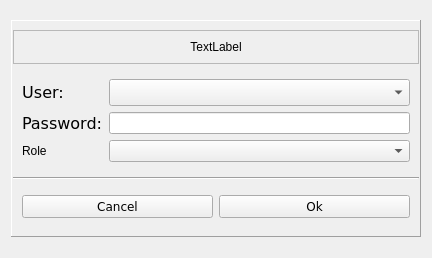
<?xml version="1.0" encoding="UTF-8"?>
<ui version="4.0">
 <class>Form</class>
 <widget class="QWidget" name="Form">
  <property name="geometry">
   <rect>
    <x>0</x>
    <y>0</y>
    <width>432</width>
    <height>258</height>
   </rect>
  </property>
  <property name="windowTitle">
   <string>Login</string>
  </property>
  <property name="autoFillBackground">
   <bool>false</bool>
  </property>
  <layout class="QVBoxLayout" name="verticalLayout">
   <item>
    <widget class="QFrame" name="frame_4">
     <property name="sizePolicy">
      <sizepolicy hsizetype="Preferred" vsizetype="Fixed">
       <horstretch>0</horstretch>
       <verstretch>0</verstretch>
      </sizepolicy>
     </property>
     <property name="frameShape">
      <enum>QFrame::Panel</enum>
     </property>
     <property name="frameShadow">
      <enum>QFrame::Raised</enum>
     </property>
     <layout class="QVBoxLayout" name="verticalLayout_2">
      <property name="leftMargin">
       <number>1</number>
      </property>
      <property name="rightMargin">
       <number>1</number>
      </property>
      <item>
       <widget class="QFrame" name="title_frame">
        <property name="sizePolicy">
         <sizepolicy hsizetype="Preferred" vsizetype="Fixed">
          <horstretch>0</horstretch>
          <verstretch>0</verstretch>
         </sizepolicy>
        </property>
        <property name="frameShape">
         <enum>QFrame::StyledPanel</enum>
        </property>
        <property name="frameShadow">
         <enum>QFrame::Raised</enum>
        </property>
        <layout class="QVBoxLayout" name="verticalLayout_3">
         <property name="leftMargin">
          <number>0</number>
         </property>
         <property name="topMargin">
          <number>9</number>
         </property>
         <property name="rightMargin">
          <number>0</number>
         </property>
         <item>
          <widget class="QLabel" name="workbook_label">
           <property name="autoFillBackground">
            <bool>false</bool>
           </property>
           <property name="text">
            <string>TextLabel</string>
           </property>
           <property name="alignment">
            <set>Qt::AlignCenter</set>
           </property>
          </widget>
         </item>
        </layout>
       </widget>
      </item>
      <item>
       <widget class="QFrame" name="frame_2">
        <property name="sizePolicy">
         <sizepolicy hsizetype="Preferred" vsizetype="Fixed">
          <horstretch>0</horstretch>
          <verstretch>0</verstretch>
         </sizepolicy>
        </property>
        <property name="frameShape">
         <enum>QFrame::NoFrame</enum>
        </property>
        <property name="frameShadow">
         <enum>QFrame::Raised</enum>
        </property>
        <layout class="QFormLayout" name="formLayout">
         <item row="0" column="0">
          <widget class="QLabel" name="label">
           <property name="font">
            <font>
             <family>Verdana</family>
             <pointsize>12</pointsize>
            </font>
           </property>
           <property name="layoutDirection">
            <enum>Qt::LeftToRight</enum>
           </property>
           <property name="text">
            <string>User:</string>
           </property>
           <property name="alignment">
            <set>Qt::AlignCenter</set>
           </property>
          </widget>
         </item>
         <item row="0" column="1">
          <widget class="QComboBox" name="user_list">
           <property name="font">
            <font>
             <family>Verdana</family>
             <pointsize>12</pointsize>
            </font>
           </property>
          </widget>
         </item>
         <item row="1" column="0">
          <widget class="QLabel" name="other_password_label">
           <property name="enabled">
            <bool>true</bool>
           </property>
           <property name="font">
            <font>
             <family>Verdana</family>
             <pointsize>12</pointsize>
            </font>
           </property>
           <property name="text">
            <string>Password:</string>
           </property>
          </widget>
         </item>
         <item row="1" column="1">
          <widget class="QLineEdit" name="other_password_field">
           <property name="sizePolicy">
            <sizepolicy hsizetype="Preferred" vsizetype="Fixed">
             <horstretch>0</horstretch>
             <verstretch>0</verstretch>
            </sizepolicy>
           </property>
           <property name="echoMode">
            <enum>QLineEdit::Password</enum>
           </property>
          </widget>
         </item>
         <item row="2" column="0">
          <widget class="QLabel" name="roleLabel">
           <property name="text">
            <string>Role</string>
           </property>
          </widget>
         </item>
         <item row="2" column="1">
          <widget class="QComboBox" name="roleComboBox"/>
         </item>
        </layout>
       </widget>
      </item>
      <item>
       <widget class="Line" name="line">
        <property name="orientation">
         <enum>Qt::Horizontal</enum>
        </property>
       </widget>
      </item>
      <item>
       <widget class="QFrame" name="frame_3">
        <property name="sizePolicy">
         <sizepolicy hsizetype="Preferred" vsizetype="Fixed">
          <horstretch>0</horstretch>
          <verstretch>0</verstretch>
         </sizepolicy>
        </property>
        <property name="frameShape">
         <enum>QFrame::NoFrame</enum>
        </property>
        <property name="frameShadow">
         <enum>QFrame::Raised</enum>
        </property>
        <layout class="QHBoxLayout" name="horizontalLayout_2">
         <item>
          <widget class="QPushButton" name="button_cancel">
           <property name="font">
            <font>
             <family>Verdana</family>
            </font>
           </property>
           <property name="text">
            <string>Cancel</string>
           </property>
          </widget>
         </item>
         <item>
          <widget class="QPushButton" name="button_ok">
           <property name="font">
            <font>
             <family>Verdana</family>
            </font>
           </property>
           <property name="text">
            <string>Ok</string>
           </property>
          </widget>
         </item>
        </layout>
       </widget>
      </item>
     </layout>
    </widget>
   </item>
  </layout>
 </widget>
 <resources/>
 <connections/>
</ui>
